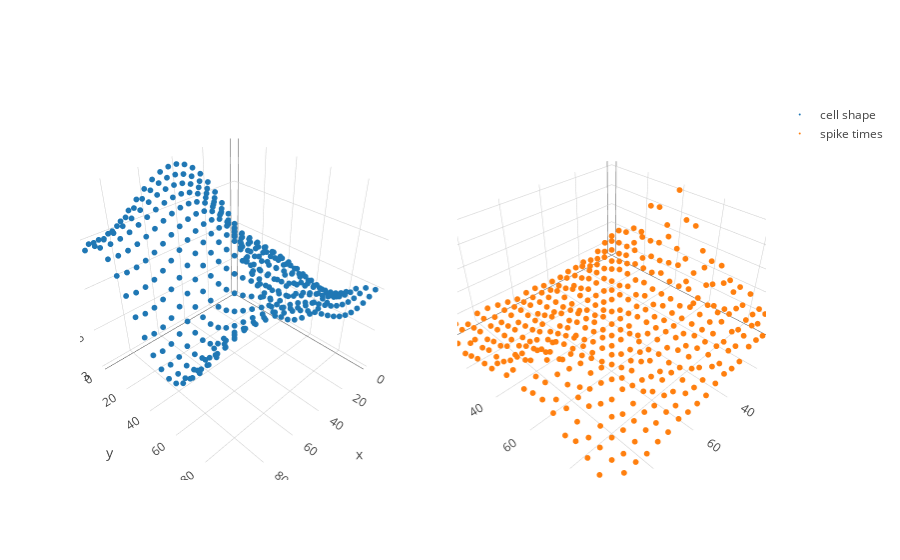

Notebook code for this chart:
### Code cell
X = sim.sim_X_equispaced(D = 2, N_dim = 20, lower=0, upper=100)
f = sim.sim_f(X, rbf, np.log(np.array([40., 1.0])), mu = 4.) #- 1e-3*np.sum(np.square(X-50), 1)

lif_gen = LIFSim()
spikes = lif_gen.sim(f)

trace_func = go.Scatter3d(x = X[:,0], y = X[:,1], z=f, mode = 'markers', marker=dict(size = 2,), name = "cell shape")
trace_draws = go.Scatter3d(x = X[:,0], y = X[:,1], z=spikes, mode = 'markers', marker=dict(size = 2,), name = "spike times")
fig = tools.make_subplots(rows=1, cols=2, specs=[[{'is_3d': True}, {'is_3d': True}]])
fig.append_trace(trace_func, 1, 1)
fig.append_trace(trace_draws, 1, 2)
iplot(fig)

### Figure 1 — Plotly figure (JSON) as saved in the notebook; plotly's stock layout.template omitted (floating-point values rounded to 4 significant figures; data arrays with more than 128 entries replaced by an {"elided": "..."} marker saying what was removed)
{"data": [{"marker": {"size": 2}, "mode": "markers", "name": "cell shape", "scene": "scene1", "type": "scatter3d", "x": {"elided": "400 int values"}, "y": {"elided": "400 int values"}, "z": {"elided": "400 float values"}}, {"marker": {"size": 2}, "mode": "markers", "name": "spike times", "scene": "scene2", "type": "scatter3d", "x": {"elided": "400 int values"}, "y": {"elided": "400 int values"}, "z": {"elided": "400 int values"}}], "layout": {"scene1": {"domain": {"x": [0, 0.45], "y": [0, 1]}}, "scene2": {"domain": {"x": [0.55, 1], "y": [0, 1]}}}}
